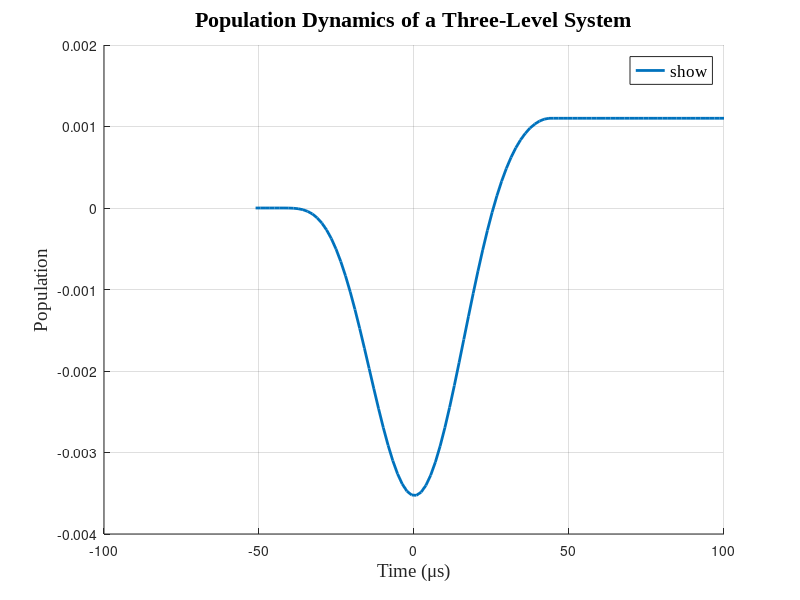

This figure's MATLAB source:
% Parameters
Delta = 2 * pi * 2e3;          % Detuning between levels 1 and 2 (Hz)
% Delta13 = 2 * pi * 348.69e12;        % Detuning between levels 1 and 3 (Hz)
Delta13 = 0;        % Detuning between levels 1 and 3 (Hz)
d12 = -3360 * 2 * pi;                      % Dipole matrix element between levels 1 and 2 (arb. units)
d13 = 0;                    % Dipole matrix element between levels 1 and 3 (arb. units)
d23 = 0;                    % Dipole matrix element between levels 2 and 3 (arb. units)
tspan = linspace(-51.1e-6, 100e-6); % Time span for the simulation (s)
rho0 = [1, 0, 0, 0, 0, 0, 0, 0, 0]; % Initial density matrix: [rho_11, rho_12, rho_13, rho_21, rho_22, rho_23, rho_31, rho_32, rho_33]

% Stark field parameters
E0_stark = 0.1;                 % Amplitude of the Stark field (arb. units)
omega = 2 * pi * 11.4e3;                      % frequency of the stark field 

% Non-resonant field parameters
% E0_nr = 0.42;                  % Amplitude of non-resonant field (arb. units)
% sigma_u = 0.76e-2;               % Width of the non-resonant field (s)
% t0 = 70.1e-6;                       % Center of the non-resonant field (s)

% Define the Stark field \mathcal{E}_\text{stark}(t)
E_stark = @(t) (t > -43.7e-6 & t < 43.7e-6) .* (E0_stark * sin(omega * (t + 43.7e-6)));

% Define the non-resonant field \mathcal{E}_{nr}(t)
% E_nr = @(t) E0_nr * sech(v * (t - t0) / sigma_u);

% Define the total electric field \mathcal{E}(t)
% E = @(t) E_stark(t) + E_nr(t);
E = @(t) E_stark(t);

% Define the system of ODEs
% dynamics = @(t, rho) reshape(...
%     1i * [
%         % Row 1
%         E(t) * d13 * (rho(3) - rho(7)) + E(t) * d12 * (rho(2) - rho(4)), ...
%         Delta * rho(2) + E(t) * (d23 * rho(3) - d13 * rho(8) + d12 * (rho(1) - rho(5))), ...
%         Delta13 * rho(3) + E(t) * (d13 * (rho(1) - rho(9)) + d23 * rho(2) - d12 * rho(6)); ...
%         % Row 2
%         -Delta * rho(4) + E(t) * (d13 * rho(6) - d23 * rho(7) + d12 * (rho(5) - rho(1))), ...
%         E(t) * d23 * (rho(6) - rho(8)) + E(t) * d12 * (rho(4) - rho(2)), ...
%         (Delta13 - Delta) * rho(6) + E(t) * (d13 * rho(4) + d23 * (rho(5) - rho(9)) - d12 * rho(3)); ...
%         % Row 3
%         -Delta13 * rho(7) + E(t) * (d13 * (rho(9) - rho(1)) - d23 * rho(4) + d12 * rho(8)), ...
%         (Delta - Delta13) * rho(8) + E(t) * (-d13 * rho(2) + d23 * (rho(9) - rho(5)) + d12 * rho(7)), ...
%         E(t) * (d13 * (rho(7) - rho(3)) + d23 * (rho(8) - rho(6)))
%     ], [], 1);
dynamics = @(t, rho) reshape(...
    1i * [
        % Row 1
        E(t) * d12 * (rho(2) - rho(4)), ...
        Delta * rho(2) + E(t) * (d12 * (rho(1) - rho(5))), ...
        0; ...
        % Row 2
        -Delta * rho(4) + E(t) * ( d12 * (rho(5) - rho(1))), ...
        E(t) * d12 * (rho(4) - rho(2)), ...
        0; ...
        % Row 3
        0, ...
        0, ...
        0
    ], [], 1);

% Solve the ODEs
opts = odeset('RelTol', 1e-18, 'AbsTol', 1e-20);
[t, rho] = ode45(dynamics, tspan, rho0, opts);

% Extract populations (diagonal elements of the density matrix)
rho_11 = rho(:, 1); % Population of level 1
rho_12_real = real(rho(:, 2)); % Population of level 1
rho_22 = rho(:, 5); % Population of level 2
rho_33 = rho(:, 9); % Population of level 3

% Plot results
figure;

% Plot populations
% plot(t * 1e6, rho_11, 'LineWidth', 2, 'DisplayName', '\rho_{11} (Level 1)');
hold on;
plot(t * 1e6, rho_22, 'LineWidth', 2, 'DisplayName', '\rho_{22} (Level 2)');
% plot(t * 1e6, rho_33, 'LineWidth', 2, 'DisplayName', '\rho_{33} (Level 3)');
xlabel('Time (\mus)', 'FontName', 'Times New Roman', 'FontSize', 14);
ylabel('Population', 'FontName', 'Times New Roman', 'FontSize', 14);
title('Population Dynamics of a Three-Level System', 'FontName', 'Times New Roman', 'FontSize', 16);
legend('show', 'FontName', 'Times New Roman', 'FontSize', 12);
grid on;
